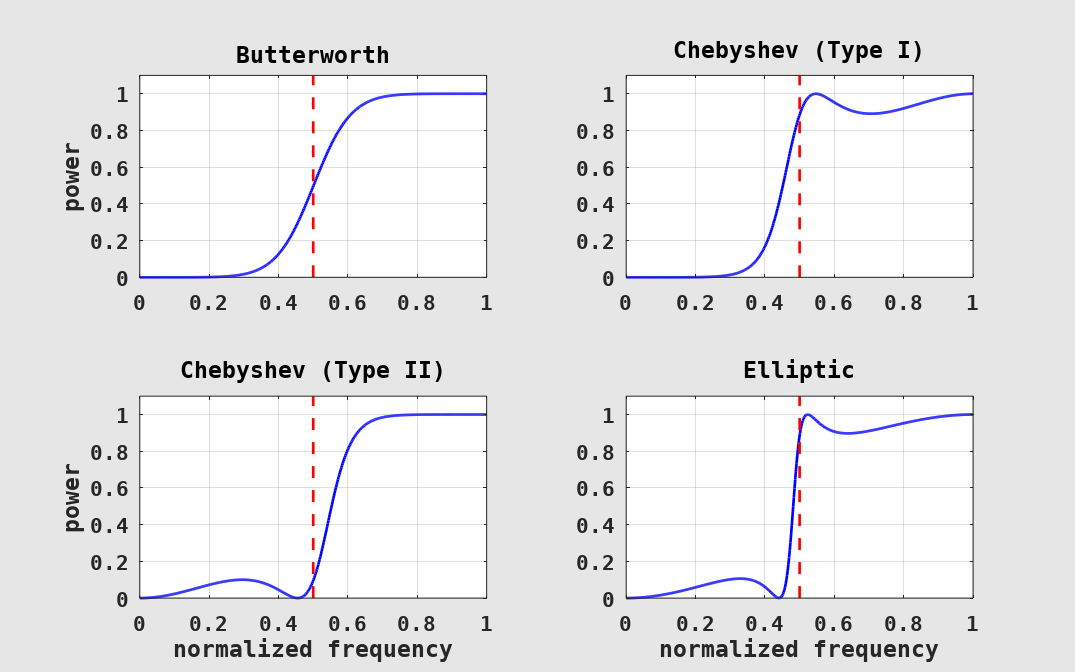

Write the MATLAB code that produced this figure.
clearvars( '-except', '-regexp', '^fig\d*$' );

	% -----------------------------------------------------------------------
	% setup comparing high-pass filters
	% THIS PART IS NOT IMPORTANT FOR FOLLOWING THE LECTURE!
	% -----------------------------------------------------------------------
m = 3; % filter order
cutoff = 0.5; % cutoff frequency, normalized
passripple = 0.5; % passband ripple
stopripple = 10; % stopband ripple

[b1, a1] = butter( m, cutoff, 'high' ); % butterworth filter
[b2, a2] = cheby1( m, passripple, cutoff, 'high' ); % chebyshev type 1 filter
[b3, a3] = cheby2( m, stopripple, cutoff, 'high' ); % chebyshev type 2 filter
[b4, a4] = ellip( m, passripple, stopripple, cutoff, 'high' ); % elliptic filter

	% -----------------------------------------------------------------------
	% get filter responses
	% THIS PART IS NOT IMPORTANT FOR FOLLOWING THE LECTURE!
	% -----------------------------------------------------------------------
h1 = freqz( b1, a1 );
h2 = freqz( b2, a2 );
h3 = freqz( b3, a3 );
h4 = freqz( b4, a4 );

	% -----------------------------------------------------------------------
	% plot filters response
	% THIS PART IS NOT IMPORTANT FOR FOLLOWING THE LECTURE!
	% -----------------------------------------------------------------------

		% general
if exist( 'fig1', 'var' ) ~= 1 || ~ishandle( fig1 ) % prepare figure window
	fig1 = figure( ...
		'Color', [0.9, 0.9, 0.9], 'InvertHardcopy', 'off', ...
		'PaperPosition', [0, 0, 8/5*7, 5/5*7], ...
		'defaultAxesFontName', 'DejaVu Sans Mono', 'defaultAxesFontSize', 16, 'defaultAxesFontWeight', 'bold', ...
		'defaultAxesNextPlot', 'add', ...
		'defaultAxesBox', 'on', 'defaultAxesLayer', 'top', ...
		'defaultAxesXGrid', 'on', 'defaultAxesYGrid', 'on' );
end

figure( fig1 ); % set and clear current figure
clf( fig1 );

		% butterworth
subplot( 2, 2, 1 );

title( 'Butterworth' );
ylabel( 'power' );

xlim( [0, 1] );
ylim( [0, 1] * 1.1 );

plot( linspace( 0, 1, numel( h1 ) ), abs( h1 ).^2, ... % plot filter response
	'Color', 'blue', 'LineWidth', 2 );

plot( [1, 1] * cutoff, get( gca(), 'YLim' ), ... % plot cutoff frequency
	'Color', 'red', 'Linewidth', 2, 'LineStyle', '--' );

		% chebyshev type 1
subplot( 2, 2, 2 );

title( 'Chebyshev (Type I)' );

xlim( [0, 1] );
ylim( [0, 1] * 1.1 );

plot( linspace( 0, 1, numel( h2 ) ), abs( h2 ).^2, ... % plot filter response
	'Color', 'blue', 'LineWidth', 2 );

plot( [1, 1] * cutoff, get( gca(), 'YLim' ), ... % plot cutoff frequency
	'Color', 'red', 'Linewidth', 2, 'LineStyle', '--' );

		% chebyshev type 2
subplot( 2, 2, 3 );

title( 'Chebyshev (Type II)' );
xlabel( 'normalized frequency' );
ylabel( 'power' );

xlim( [0, 1] );
ylim( [0, 1] * 1.1 );

plot( linspace( 0, 1, numel( h3 ) ), abs( h3 ).^2, ... % plot filter response
	'Color', 'blue', 'LineWidth', 2 );

plot( [1, 1] * cutoff, get( gca(), 'YLim' ), ... % plot cutoff frequency
	'Color', 'red', 'Linewidth', 2, 'LineStyle', '--' );

		% elliptic
subplot( 2, 2, 4 );

title( 'Elliptic' );
xlabel( 'normalized frequency' );

xlim( [0, 1] );
ylim( [0, 1] * 1.1 );

plot( linspace( 0, 1, numel( h4 ) ), abs( h4 ).^2, ... % plot filter response
	'Color', 'blue', 'LineWidth', 2 );

plot( [1, 1] * cutoff, get( gca(), 'YLim' ), ... % plot cutoff frequency
	'Color', 'red', 'Linewidth', 2, 'LineStyle', '--' );

